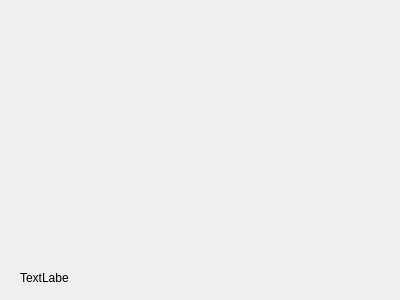
<?xml version="1.0" encoding="UTF-8"?>
<ui version="4.0">
 <class>view_employee</class>
 <widget class="QDialog" name="view_employee">
  <property name="geometry">
   <rect>
    <x>0</x>
    <y>0</y>
    <width>400</width>
    <height>300</height>
   </rect>
  </property>
  <property name="windowTitle">
   <string>Dialog</string>
  </property>
  <widget class="QLabel" name="label">
   <property name="geometry">
    <rect>
     <x>20</x>
     <y>270</y>
     <width>49</width>
     <height>16</height>
    </rect>
   </property>
   <property name="text">
    <string>TextLabel</string>
   </property>
  </widget>
 </widget>
 <resources/>
 <connections/>
</ui>
